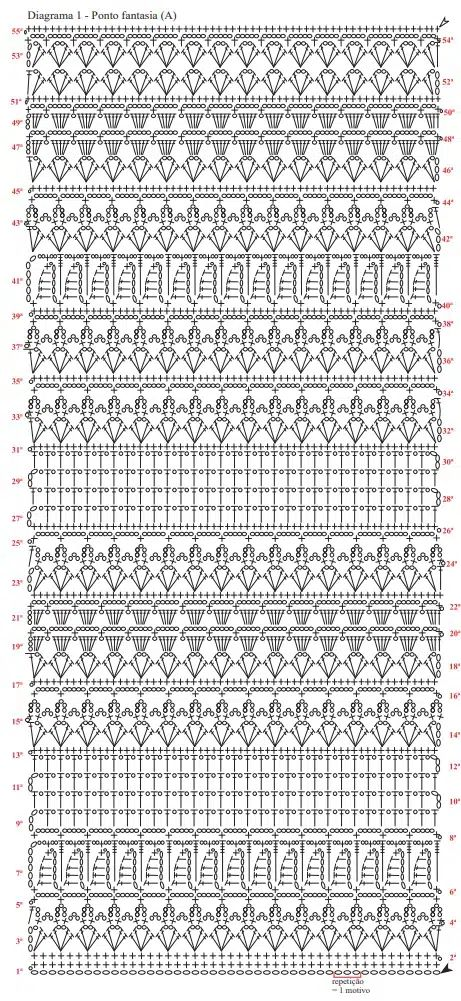
#> input picture data/examples/11.jpg, 461 x 1001 px; its folder holds only this picture in this run
$ python -i extract_segments.py   (imports and definitions only)
#> lines starting #> are read from the running program, lines starting #| are printed output that depends on the picture; after the words box and inside, x2 and y2 are one past the last pixel; in counts of white or black regions, pixels touching at a corner belong together
"""Batch-extract symbol crops from every scheme image in a folder.

Mirrors the notebook preprocessing pipeline:
grayscale → triangle mask → Otsu threshold → invert → morphological
closing → find contours → area filter → remove containing contours →
save crops. No shape filter is applied, so every symbol type ends up in
the output folder ready for labelling.
"""

from __future__ import annotations

from pathlib import Path

import cv2 as cv
import numpy as np


def preprocess(img_path: Path) -> tuple[np.ndarray, np.ndarray]:
    """Load one scheme image and return ``(gray, closed_binary)``."""
#> called with img_path = '../../data/examples/11.jpg'
    img = cv.imread(str(img_path))
#> img is the input picture: shape (1001, 461, 3); mean B, G, R 213.3, 213.3, 213.5
    if img is None:
        raise FileNotFoundError(f"Cannot read: {img_path}")

    gray = cv.cvtColor(img, cv.COLOR_BGR2GRAY)
    h, w = gray.shape
#> h = 1001; w = 461

    # Top-triangle mask — granny squares have 4-fold symmetry.
    mask = np.zeros_like(gray)
    triangle = np.array([[0, 0], [w, 0], [w // 2, h // 2]], dtype=np.int32)
#> triangle = [[0, 0], [461, 0], [230, 500]]
    cv.fillPoly(mask, [triangle], 255)
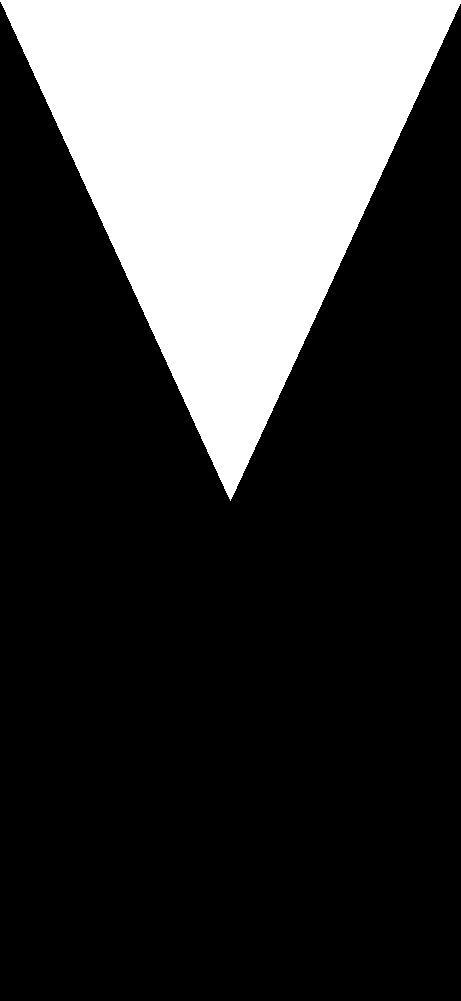
#> mask: shape (1001, 461); 25.1% white; 1 white region, box (x1, y1, x2, y2) and area: (0, 0, 461, 501) 115966
    masked = cv.bitwise_and(gray, gray, mask=mask)
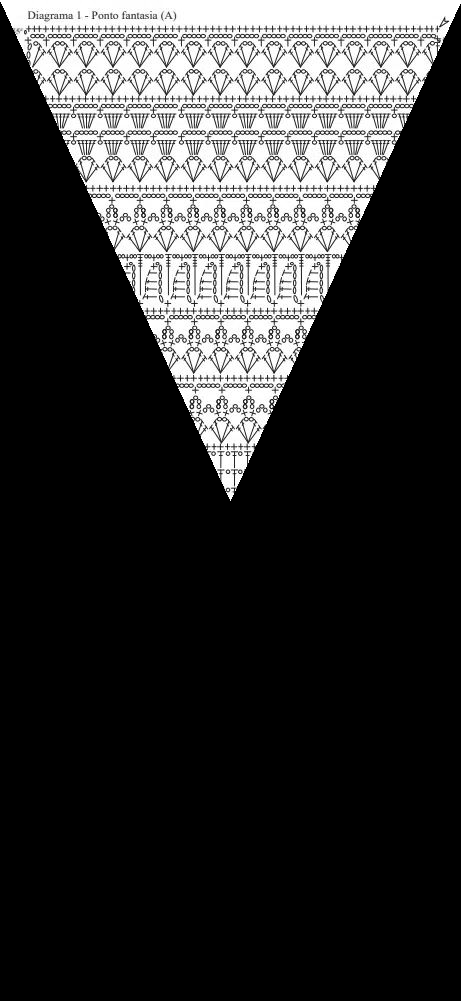
#> masked: shape (1001, 461); min 0, max 255, mean 52.6

    # Otsu threshold + invert so symbols are white on black.
    _, thresh = cv.threshold(masked, 0, 255, cv.THRESH_BINARY + cv.THRESH_OTSU)
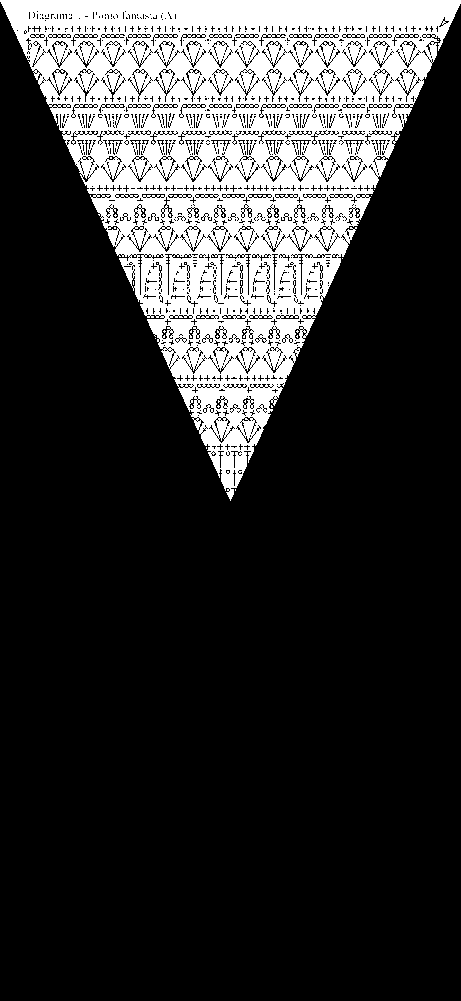
#> thresh: shape (1001, 461); 21.1% white; 30 white regions (29 under 20 px), largest, box (x1, y1, x2, y2) and area: (0, 0, 461, 501) 97347
    thresh_inv = cv.bitwise_not(thresh)

    # Morphological closing to bridge small gaps in circle outlines.
    kernel = cv.getStructuringElement(cv.MORPH_ELLIPSE, (3, 3))
    closed = cv.morphologyEx(thresh_inv, cv.MORPH_CLOSE, kernel)
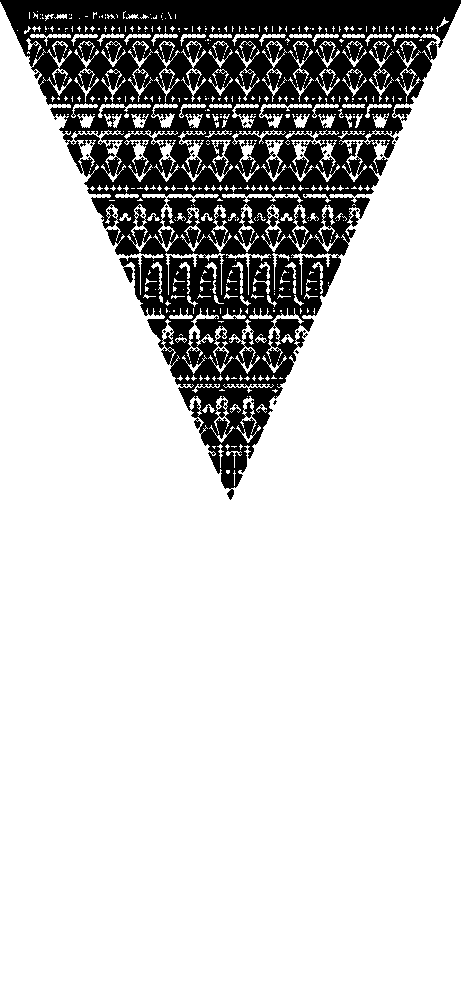
#> closed: shape (1001, 461); 80.5% white; 31 black regions (29 under 20 px), largest, box (x1, y1, x2, y2) and area: (0, 0, 461, 500) 89983, (268, 209, 275, 215) 24
    return gray, closed


# [77 lines left out: functions find_clean_contours, _remove_contained, save_crops, run, not called in this run]

>>> result = preprocess('../../data/examples/11.jpg')

$ run again, on data/examples/13.jpg
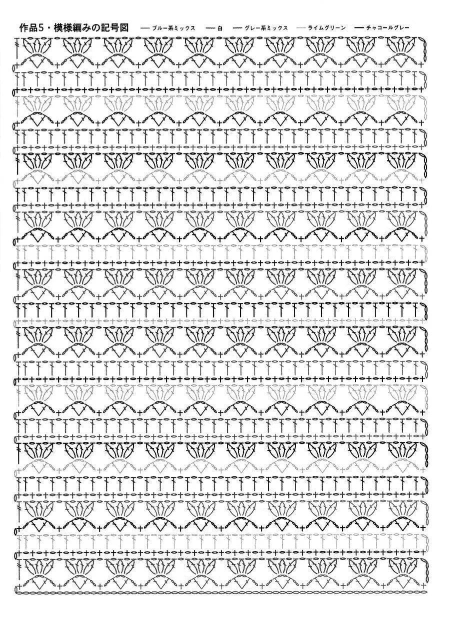
#> input picture data/examples/13.jpg, 897 x 1247 px (shown at 1/2 size)
#> in preprocess, img is the input picture: shape (1247, 897, 3); min 0, max 255, mean 223.3
#> in preprocess, `cv.fillPoly(mask, [triangle], 255)`:
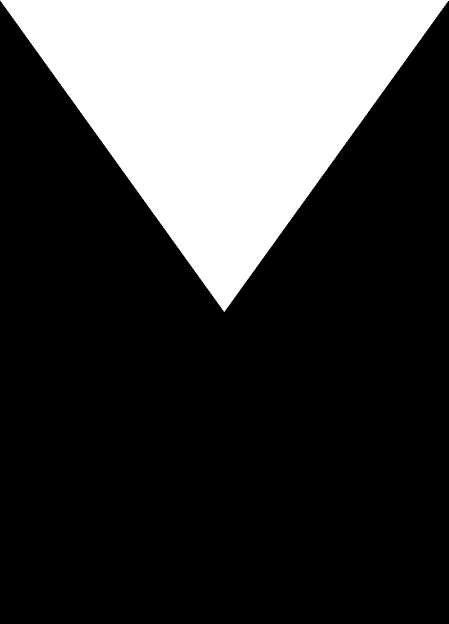
#> mask: shape (1247, 897) (shown at 1/2 size); 25.1% white; 1 white region, box (x1, y1, x2, y2) and area: (0, 0, 897, 624) 280400
#> thresh: shape (1247, 897); 22.5% white; 273 white regions (264 under 20 px), largest, box (x1, y1, x2, y2) and area: (0, 0, 897, 624) 249286, (466, 458, 494, 482) 343, (548, 458, 566, 474) 149
#> in preprocess, `closed = cv.morphologyEx(thresh_inv, cv.MORPH_CLOSE, kernel)`:
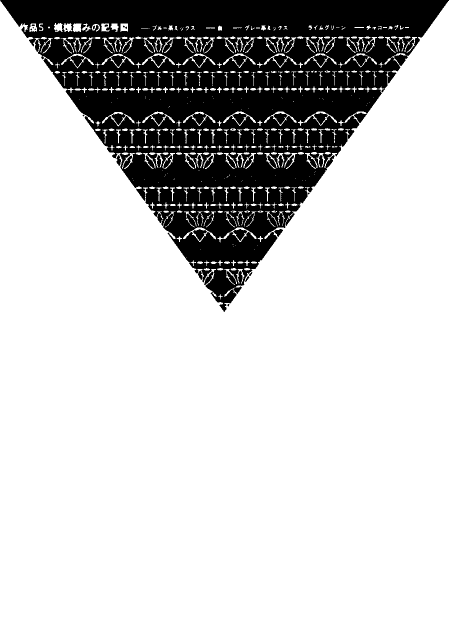
#> closed: shape (1247, 897) (shown at 1/2 size); 77.8% white; 27 black regions (12 under 20 px), largest, box (x1, y1, x2, y2) and area: (0, 0, 897, 624) 245272, (465, 226, 493, 250) 353, (141, 110, 169, 134) 352
